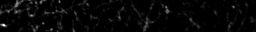
%> input picture cellnav/cellNav_0.70/karl/images/AVG_Ai148_129SVG3_122618_1006-1.tif, 256 x 32 px
$ octave classOneBip4.m   (GNU Octave 9; MATLAB toolbox functions it lacks are replaced by stand-ins)
%> lines starting %> are read from the running program, lines starting %| are printed output that depends on the picture
### optical-retina/jmFunctions/GetMyDir.m
function[TPN] = GetMyDir()


%% Get Folder

if ~exist('.\temp'), mkdir('.\temp'),end

if exist('.\temp\Last.mat')
     load(['.\temp\Last.mat'])
     if exist(Last)
        TPN=uigetdir(Last)
     else
         TPN=uigetdir
     end
else
    TPN=uigetdir
%> the answer given: ../../../../../cellnav/cellNav_0.70/karl/images
end

TPN= [TPN '\'];

Last=TPN;
if Last>0
save('.\temp\Last.mat','Last')
end

### optical-retina/Analyze4/FixedPairAnalysis/classBips/oldVersions/classOneBip4.m
%% Read data
clear all
colormap gray(256)
TPN = GetMyDir
'reading data'
TPNd = dir(TPN); TPNd = TPNd(3:length(TPNd));
TiffNames={};
for i = 1: size(TPNd,1)
    siz=length(TPNd(i).name);
    if TPNd(i).name(siz-2:siz)== 'tif'
        if TPNd(i).name(siz-8:siz-7)~='-R'
            TiffNames(length(TiffNames)+1,1)={TPNd(i).name};
        end
    end
end

for i = length(TiffNames):-1:1
    I(:,:,i) = imread([TPN TiffNames{i}]);
end

[rys rxs rzs] = size(I);
%> rys = 32; rxs = 256; rzs = 2
[yi xi zi] = ind2sub(size(I),find(I>0));
%> yi = 5402 values from 1 to 32; xi = 5402 values from 1 to 256; zi = 5402 values from 1 to 2
subI = [min(yi) max(yi);min(xi) max(xi);min(zi) max(zi)];
%> subI = [1 32; 1 256; 1 2]
I = double(I(subI(1,1):subI(1,2),subI(2,1):subI(2,2),...
    subI(3,1):subI(3,2)));
image(sum(I,3))
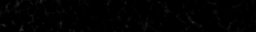
%> displayed picture: size 32x256x3, on the screen's scale of 0 to 255; min 0, max 42, mean 1.6

D = I>0;
[ys xs zs] = size(D);
%> ys = 32; xs = 256; zs = 2
[Dys Dxs Dzs] = ind2sub(size(D),find(D>0));
%> Dys = 5402 values from 1 to 32; Dxs = 5402 values from 1 to 256; Dzs = 5402 values from 1 to 2
D= D(min(Dys):max(Dys),min(Dxs):max(Dxs),min(Dzs):max(Dzs));
[ys xs zs] = size(D);


%% Find shaft (currently not removing shaft)
'find shaft'
sumD = sum(D,3);
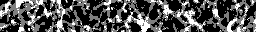
%> sumD: size 32x256 double; min 0, max 2, mean 0.659; drawn with min black and max white
subplot(2,2,1)
image(sumD * 255/max(sumD(sumD>0)))
% [46 lines of commented-out code are left out]
%% Render mask
P = D;
'render cell'
subplot(1,1,1)
p = patch(isosurface(P,.1));
%> (this line was passed over: patch is not available in this run)
%isonormals(xs,ys,zs,D,p)
set(p,'FaceColor','red','EdgeColor','none');
daspect([1/.06 1/.06 1/.2])
view(3); axis tight
camlight
lighting gouraud
pause(.01)
%% Characterize morphology
%% Depth profile
dP = squeeze(sum(sum(P,1),2));
%> dP = [2684; 2718]
bar(dP)
whm = find(dP>=(max(dP)/2));
%> whm = [1; 2]
tempDP = dP;
%> tempDP = [2684; 2718]
tempDP(whm) = 0;
hold on
bar(tempDP,'b')
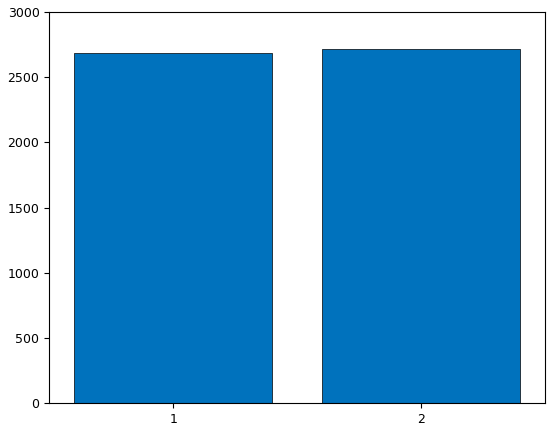
%> figure redrawn from the program's plot data
hold off

topA = min(whm):size(P,3);
%> topA = [1 2]

%% Polygone
M = P;
sumTop = sum(M(:,:,topA),3);
image(sumTop * 100/median(sumTop(sumTop>0)));
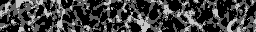
%> displayed picture: size 32x256x3, on the screen's scale of 0 to 255; min 0, max 199, mean 65.4


[y x] = find(sumTop>0);
%> y = 4219 values from 1 to 32; x = 4219 values from 1 to 256
numArea = length(x);
%> numArea = 4219
k = convhull(y,x);
%> k = [4197; 169; 43; 1; 21; 123; 4219; 4197]
scatter(y,x,'.')
hold on
plot(y(k),x(k),'r-')
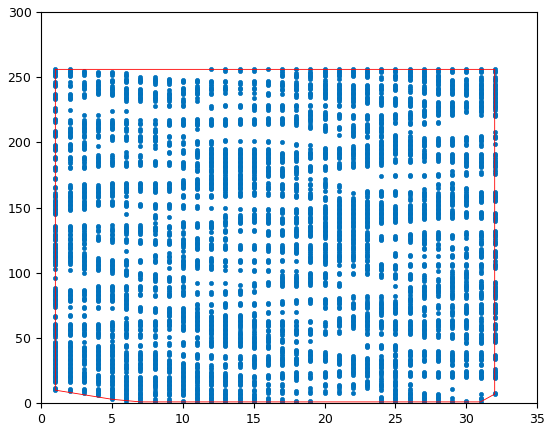
%> figure redrawn from the program's plot data
hold off
polyArea = polyarea(y(k),x(k)) ;
%> polyArea = 7878

%% Load Skeleton

%> (the run ends here)
